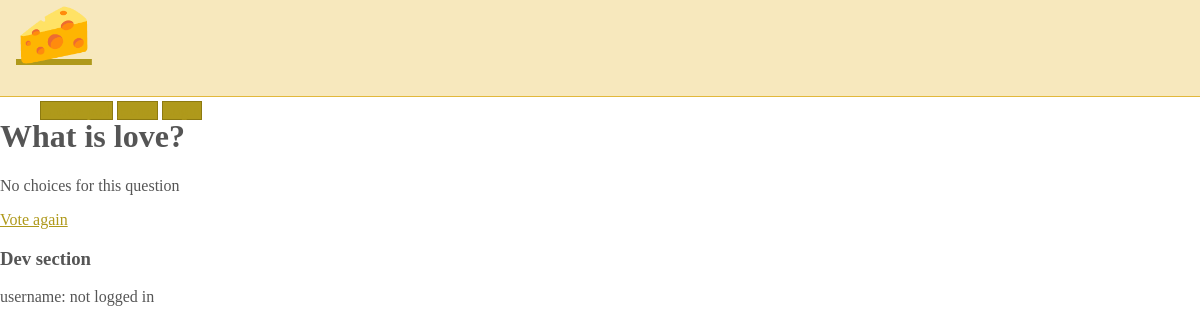
Page /3/results/ on the earlier database version.
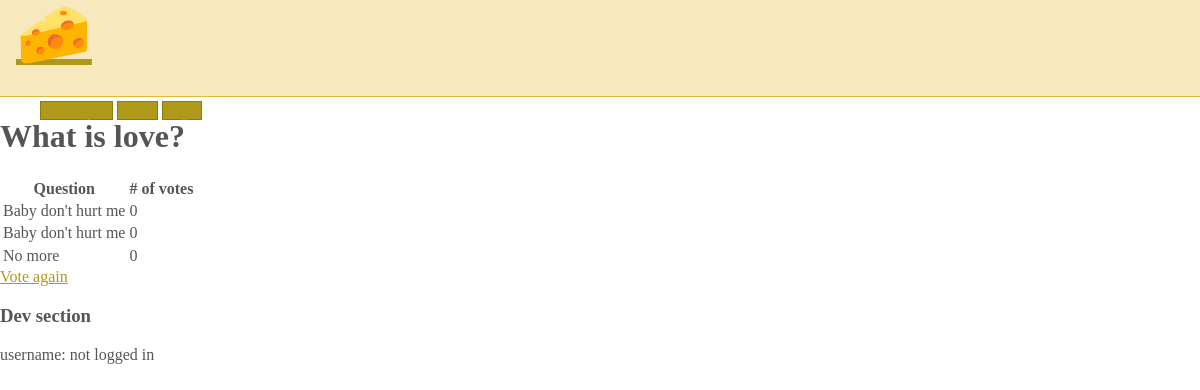
Same page on the later database version.
### polls/models.py (models this page shows, shortened)
class Question(models.Model):
	question_text = models.CharField(max_length=200)
	pub_date = models.DateTimeField('date published')
	owner = models.ForeignKey(User, on_delete=models.CASCADE)

class Choice(models.Model):
	question = models.ForeignKey(Question, on_delete=models.CASCADE)
	choice_text = models.CharField(max_length=200)
	votes = models.IntegerField(default=0)

### polls/views.py (the view)
# urls.py: path('<int:question_id>/results/', views.results, name='results'),
def results(request, question_id):
	question = get_object_or_404(Question, pk=question_id)
	return render(request, 'polls/results.html', {'question': question})

### polls/templates/polls/results.html
{% extends 'base.html' %}
{% block content %}
<h1>{{ question.question_text }}</h1>
{% if question.choice_set.count > 0 %}
<table>
    <thead>
        <tr>
            <th>Question</th>
            <th># of votes</th>
        </tr>
    </thead>
    <tbody>
    {% for choice in question.choice_set.all %}
        <tr>
            <td>{{ choice.choice_text }}</td><td>{{ choice.votes }}</td>
        </tr>
    {% endfor %}
    </tbody>
</table>
{% else %}
<p>No choices for this question</p>
{% endif %}
<a href="{% url 'polls:detail' question.id %}">Vote again</a>
{% endblock %}

### polls/templates/base.html (shortened to what this page needs)
{% load static %}
<!DOCTYPE html>
<html lang="en">
<head>
    <link rel="stylesheet" href="https://cdnjs.cloudflare.com/ajax/libs/normalize/8.0.1/normalize.css" />
    <link rel="stylesheet" href="https://cdnjs.cloudflare.com/ajax/libs/milligram/1.4.1/milligram.css" />
    <link rel="stylesheet" type="text/css" href="{% static 'polls/style.css' %}" />
</head>
<body>
    <nav>
        <div class="container">
            <a class="logo" href="{% url 'polls:index' %}">🧀</a>
            <ul class="navigation-list float-right">
                <li><a class="button" href="{% url 'polls:create' %}">Create poll</a></li>
                <li><a class="button" href="{% url 'polls:index' %}">Home</a></li>
                {% if user.is_authenticated %}
                <li><a class="button" href="/logout">Logout</a></li>
                {% else %}
                <li><a class="button" href="/login">Login</a></li>
                {% endif %}
            </ul>
        </div>
    </nav>
    <div class="container">
        {% block content %}{% endblock %}
    </div>
    <div class="container">
        <h3>Dev section</h3>
        username: {{ user.username|default:'not logged in' }}
    </div>
</body>
</html>

### polls/static/polls/style.css (style rules this page uses)
body { color: #555; }
a { color: #af991b; }
nav { background-color: #f7e8bd; border-bottom: .1rem solid #e2b83b; height: 6rem; margin-bottom: 1rem; }
nav .logo { font-size: 3.8rem; padding-left: 1rem; }
nav .navigation-list { list-style-type: none; padding-top: 1rem; }
nav .navigation-list > li { display: inline; margin-top: 10px; }
.button, button, input[type="button"], input[type="reset"], input[type="submit"] { background-color: #af991b; border: 0.1rem solid #8d7a10; }

Differences in the rows shown:
added Choice: choice_text "Baby don't hurt me", votes "0"
added Choice: choice_text "Baby don't hurt me", votes "0"
added Choice: choice_text "No more", votes "0"
Other differences:
text no longer shown: "No choices for this question"
text now shown: "Question # of votes"
